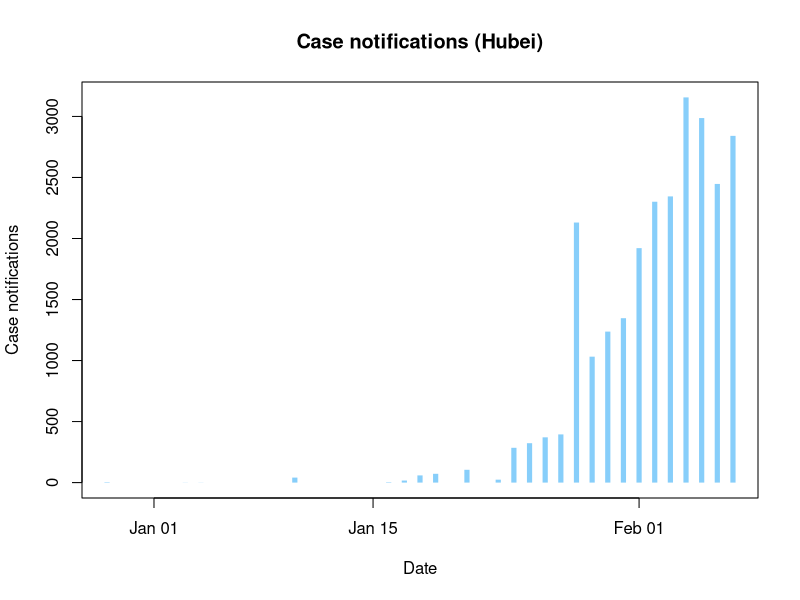
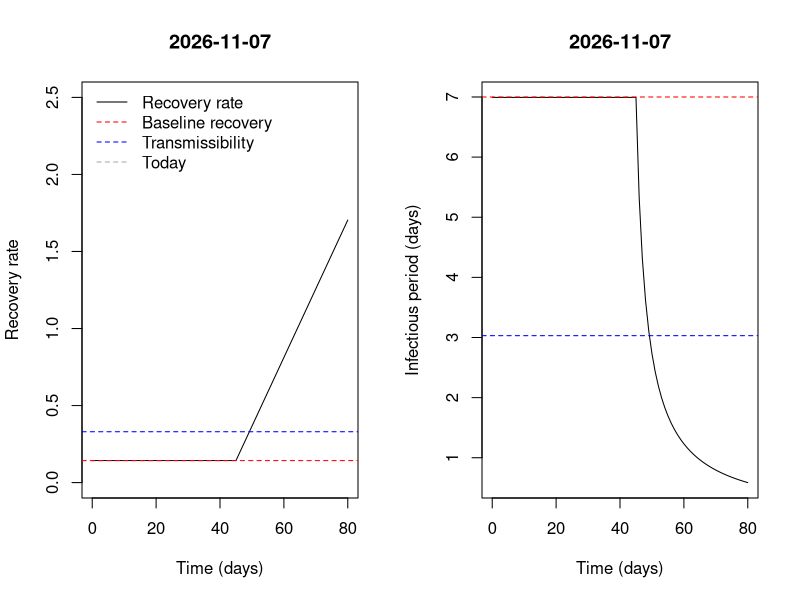
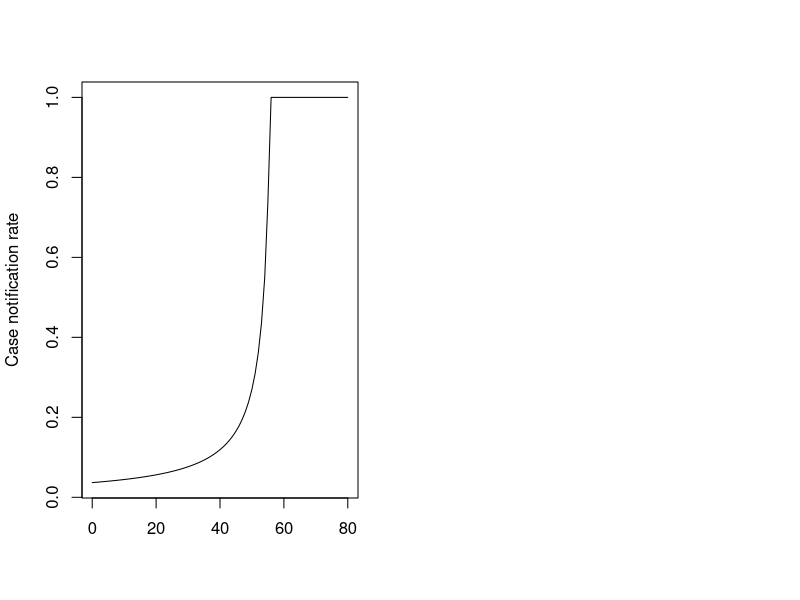

The R source for these figures, in order: (Note: a time limit stopped this script after it produced the figures.)
## ---- chunk 1
knitr::opts_chunk$set(echo = TRUE, cache=TRUE)
## ---- chunk 2
today <- Sys.Date()
start <- as.Date('12/01/2019',format='%m/%d/%Y')
today.day <- today - start + 1
data <- read.csv('china-province-data - cases.csv')
data.province <- head(data,-3)
data.province$date <- as.Date(data.province$Date, format='%m-%d-%Y')
data.province[is.na(data.province)] <- 0
data.province$total <- rowSums(data.province[,3:35])
data.province$day <- data.province$date - start + 1  # Day 1 is given by "start"
data.province$cum.cases <- cumsum(data.province$total)

plot(data.province$date, data.province$Hubei, type='h', lwd=5, col='lightskyblue',
     lend='butt', xlab='Date', ylab='Case notifications', main='Case notifications (Hubei)')
## ---- chunk 3
onestep <- function (x, params) {  #function to calculate one step of stochastic SIR
  
  S <- x[2]                            #local variable for susceptibles
  
  E1 <- x[3]                           #exposed classes
  E2 <- x[4]
  E3 <- x[5]
  E4 <- x[6]
  E5 <- x[7]
  E6 <- x[8]
  
  I1 <- x[9]                           #detected infectious classes
  I2 <- x[10]
  I3 <- x[11]
  I4 <- x[12]
  
  Iu1 <- x[13]                           #undetected infectious classes
  Iu2 <- x[14]
  Iu3 <- x[15]
  Iu4 <- x[16]
  
  
  I <- I1+I2+I3+I4+Iu1+Iu2+Iu3+Iu4     #total infections
  
  H <- x[17]                           #local variable for hospitalized
  Ru <- x[18]                          #local variable for undetected recovereds
  
  C <- x[19]    # local variable for notifications
 
  N <- S+E1+E2+E3+E4+E5+E6+I1+I2+I3+I4+Iu1+Iu2+Iu3+Iu4+H+Ru          # total size of population
  
  t <- x[20]                          #get current time
  
  
  with(                                #use with to simplify code
       as.list(params), 
       {
         gammai <- 4*gamma(z=z, b=b, a0=a0, t=as.numeric(t))  # multiplier 4 for pseudo stages
         sigmai <- 6*sigma  # multiplier 6 for pseudo stages
         etat <- eta(t)
        # betat <- beta(beta0, t)

         rates <- as.numeric(c(beta0*(I)/N,                           # movements out of S
                    sigmai, sigmai, sigmai, sigmai, sigmai, sigmai,   # movements out of E
                    gammai, gammai, gammai, gammai,                   # movements out of I (detected)
                    b, b, b, b,                                       # movements out of I (undetected)
                    etat))

         states0 <- x[2:(length(x)-1)]
         
         # transition probabilities
         
         p <- matrix(0, nrow=length(rates),ncol=length(states0))                                     # matrix to hold transitions probs
                
         p[1,]  <- c(exp(-rates[1]*dt),1-exp(-rates[1]*dt), 0, 0, 0, 0, 0, 0, 0, 0, 0, 0, 0, 0, 0, 0, 0, 0)   # S-> E
         
         p[2,]  <- c(0, exp(-rates[2]*dt), 1-exp(-rates[2]*dt), 0, 0, 0, 0, 0, 0, 0, 0, 0, 0, 0, 0, 0, 0, 0)    # Transitions out of E
         p[3,]  <- c(0, 0, exp(-rates[3]*dt), 1-exp(-rates[3]*dt), 0, 0, 0, 0, 0, 0, 0, 0, 0, 0, 0, 0, 0, 0)    # Transitions out of E
         p[4,]  <- c(0, 0, 0, exp(-rates[4]*dt), 1-exp(-rates[4]*dt), 0, 0, 0, 0, 0, 0, 0, 0, 0, 0, 0, 0, 0)    # Transitions out of E
         p[5,]  <- c(0, 0, 0, 0, exp(-rates[5]*dt), 1-exp(-rates[5]*dt), 0, 0, 0, 0, 0, 0, 0, 0, 0, 0, 0, 0)    # Transitions out of E
         p[6,]  <- c(0, 0, 0, 0, 0, exp(-rates[6]*dt), 1-exp(-rates[6]*dt), 0, 0, 0, 0, 0, 0, 0, 0, 0, 0, 0)    # Transitions out of E
         p[7,]  <- c(0, 0, 0, 0, 0, 0, exp(-rates[7]*dt), (1-exp(-rates[7]*dt))*q(t,w), 0, 0, 0, (1-exp(-rates[7]*dt))*(1-q(t,w)), 0, 0, 0, 0, 0, 0)    # Transitions out of E
         
         p[8,]  <- c(0, 0, 0, 0, 0, 0, 0, exp(-rates[8]*dt), 1-exp(-rates[8]*dt), 0, 0, 0, 0, 0, 0, 0, 0, 0)    # Transitions out of I (detected)
         p[9,]  <- c(0, 0, 0, 0, 0, 0, 0, 0, exp(-rates[9]*dt), 1-exp(-rates[9]*dt), 0, 0, 0, 0, 0, 0, 0, 0)    # Transitions out of I
         p[10,] <- c(0, 0, 0, 0, 0, 0, 0, 0, 0, exp(-rates[10]*dt), 1-exp(-rates[10]*dt), 0, 0, 0, 0, 0, 0, 0)  # Transitions out of I
         p[11,] <- c(0, 0, 0, 0, 0, 0, 0, 0, 0, 0, exp(-rates[11]*dt), 0, 0, 0, 0, 1-exp(-rates[11]*dt), 0, 0)  # Transitions out of I -> H
         
         p[12,]  <- c(0, 0, 0, 0, 0, 0, 0, 0, 0, 0, 0,  exp(-rates[12]*dt), 1-exp(-rates[12]*dt), 0, 0, 0, 0, 0)    # Transitions out of I (undetected)
         p[13,]  <- c(0, 0, 0, 0, 0, 0, 0, 0, 0, 0, 0, 0,  exp(-rates[13]*dt), 1-exp(-rates[13]*dt), 0, 0, 0, 0)    # Transitions out of I
         p[14,] <- c(0, 0, 0, 0, 0, 0, 0, 0, 0, 0, 0, 0, 0,  exp(-rates[14]*dt), 1-exp(-rates[14]*dt), 0, 0, 0)  # Transitions out of I
         p[15,] <- c(0, 0, 0, 0, 0, 0, 0, 0, 0, 0, 0, 0, 0, 0,  exp(-rates[15]*dt), 0, 1-exp(-rates[15]*dt), 0)  # Transitions out of I -> R_u

          
         p[16,] <- c(0, 0, 0, 0, 0, 0, 0, 0, 0, 0, 0, 0, 0, 0, 0, exp(-rates[16]*dt), 0, 1-exp(-rates[16]*dt))  # Transitions R_d -> to C (notification)

         # update states
         
         states1 <- matrix(0, nrow=length(rates),ncol=length(states0))                                # matrix to hold future states

         for(i in 1:length(rates)){
           states1[i,] <- t(rmultinom(1, states0[i], p[i,])) 
         }
         
         states1 <- colSums(states1)
         states1[17] <- states1[17]+Ru  #add formerly Recovered undetected cases
         states1[18] <- states1[18]+C  #add formerly notified cases
         
         return(x <- c(dt, states1, tail(x,1)+dt))
       }
       )
}
## ---- chunk 4
model <- function (x, params, nstep) {  #function to simulate stochastic SIR
  output <- array(dim=c(nstep+1,length(x)))         #set up array to store results
  colnames(output) <- c("time","S",
                        "E1", "E2", "E3", "E4", "E5", "E6",
                        "I1", "I2", "I3", "I4", "Iu1", "Iu2", "Iu3", "Iu4",
                        "H", "Ru", "C", "cum.time") #name variables
  output[1,] <- x                           #first record of output is initial condition
  for (k in 1:nstep) {                      #iterate for nstep steps
    output[k+1,] <- x <- as.numeric(onestep(x,params))
  }
  output                                    #return output
}
## ---- chunk 5
evaluate.model <- function(params=list(beta0=0.657, sigma=1/6.4, z=45, b=0.143, a0=0.0446, w=40, dt=0.05),
                                       init = list(S=59002000, E1=0, E2=0, E3=0, E4=0, E5=6, E6=0,
                                                   I1 = 1, I2= 0, I3=0, I4=0, Iu1=0, Iu2=0, Iu3=0, Iu4=0,
                                                   H=0, Ru=0, C=0),
                           nsims=2, nstep=NULL, start=as.Date("2019-12-01"),today=Sys.Date()){
  
  #popn size of Wuhan 11081000
  #popn size of Hubei 59002000
  if(is.null(nstep)) nstep <- (as.numeric(today-start)+1+14)/params$dt #run simulation from start to current time plus two weeks

  xstart <- c(time=0, unlist(init), cum.time = 0) #initial conditions

  data <- vector(mode='list',length=nsims) #initialize list to store the output

  for (k in 1:nsims) {              #simulate nsims times
    data[[k]] <- as.data.frame(model(xstart,params,nstep))
    data[[k]]$cum.time <- cumsum(data[[k]]$time)
    
  }

  return(data)
}
## ---- chunk 6
plot.model <- function(data, log='y'){
  
  # process data
  nsims <- length(data)
 
  for(i in 1:nsims) data[[i]]$I <- data[[i]]$I1 + data[[i]]$I2 + data[[i]]$I3 +
      data[[i]]$I4
  for(i in 1:nsims) data[[i]]$Iu <- data[[i]]$Iu1 + data[[i]]$Iu2 + data[[i]]$Iu3 +
      data[[i]]$Iu4
  for(i in 1:nsims) data[[i]]$E <- data[[i]]$E1 + data[[i]]$E2 + data[[i]]$E3 +
      data[[i]]$E4 + data[[i]]$E5 + data[[i]]$E6
  
  max.time<-data[[1]]$cum.time[max(which(data[[1]]$I>0))] #maximum time in first simulation
  max.y<-max(data[[1]]$C)       #find max total confirmed cases for plotting range
  
  # calculate means
  m1 <- m2 <- m3 <- m4 <- m5 <- matrix(nrow=length(data[[1]]$I), ncol=nsims)
  for(i in 1:nsims){
    m1[,i] <- data[[i]]$E
    m2[,i] <- data[[i]]$I+data[[i]]$Iu
   # m3[,i] <- data[[i]]$Iu
    m4[,i] <- data[[i]]$H
    m5[,i] <- data[[i]]$C
  }
  E.mean <- rowMeans(m1)
  I.mean <- rowMeans(m2)
 # Iu.mean <- rowMeans(m3)
  H.mean <- rowMeans(m4)
  C.mean <- rowMeans(m5)
  
  # colors
  E.col <- rgb(0,1,0,.25)
  I.col <- rgb(1,0,0,.25)
  Iu.col <- rgb(0.5, 0.5, 0, 0.25)
  H.col <- rgb(0,0,1,.25)
  C.col <- rgb(0,0,0,.25)
  E.mean.col <- rgb(0,1,0,1)
  I.mean.col <- rgb(1,0,0,1)
  Iu.mean.col <- rgb(0.5,0.5,0,1)
  H.mean.col <- rgb(0,0,1,1)
  C.mean.col <- rgb(0,0,0,1)
  
  #set up plot
  plot(I~cum.time,data=data[[1]],xlab='',ylab='Cases',col=1,
       xlim=c(0,max.time),ylim=c(1,max.y), type='n', lty=1, log=log, axes=FALSE) # set up plot
  
  # add data to plot
  day <- data.province$date - start
  lines(day, cumsum(data.province$Hubei), type='h', col='lightskyblue', lwd=3, lend='butt' )
  
  # plot spaghetti
  lines(E~cum.time,data=data[[1]], col=E.col, lty=1)
  lines(I+Iu~cum.time,data=data[[1]], col=I.col, lty=1)
 # lines(Iu~cum.time,data=data[[1]], col=Iu.col, lty=1)
  lines(H~cum.time,data=data[[1]], col=H.col, lty=1)
  lines(C~cum.time,data=data[[1]], col=C.col, lty=1, lwd=3)

 
  axis(1, at=seq(0,max.time,5), labels=format(start+seq(0,max.time,5), format= '%b %d'))
  axis(2)
  box()

  if(nsims > 1){
  for (k in 2:min(100,nsims)) {              #add multiple epidemics to plot
    lines(E~cum.time, data=data[[k]], col=E.col, type='l', lty=1)
    lines(I+Iu~cum.time, data=data[[k]], col=I.col, type='l', lty=1)
 #   lines(Iu~cum.time, data=data[[k]], col=Iu.col, type='l', lty=1)
    lines(H~cum.time, data=data[[k]], col=H.col, type='l', lty=1)
    lines(C~cum.time, data=data[[k]], col=C.col, type='l', lty=1, lwd=3)
  }
  
  # plot means
  lines(E.mean~cum.time, data=data[[k]], col=E.mean.col, lty=1)
  lines(I.mean~cum.time, data=data[[k]], col=I.mean.col, lty=1)  
#  lines(Iu.mean~cum.time, data=data[[k]], col=Iu.mean.col, lty=1)
  lines(H.mean~cum.time, data=data[[k]], col=H.mean.col, lty=1)
  lines(C.mean~cum.time, data=data[[k]], col=C.mean.col, lty=1)
  }

   legend('topleft', lty=c(1,1,1,1,1,1), lwd=c(1,1,1,1,3,3), bty='n', cex=0.75,
         col=c(E.col, I.col, H.col, C.col, 'lightskyblue'),
         legend=c('Latent cases', 'Infectious cases', 'Hospitalized', 
                  'Cumulative reported cases (Model)', 'Cumulative reported cases (Data)'))
}
## ---- chunk 7
plot.model2 <- function(data, log='y'){
  
  # process data
  nsims <- length(data)
 
  for(i in 1:nsims) data[[i]]$I <- data[[i]]$I1 + data[[i]]$I2 + data[[i]]$I3 +
      data[[i]]$I4
  for(i in 1:nsims) data[[i]]$Iu <- data[[i]]$Iu1 + data[[i]]$Iu2 + data[[i]]$Iu3 +
      data[[i]]$Iu4
  for(i in 1:nsims) data[[i]]$E <- data[[i]]$E1 + data[[i]]$E2 + data[[i]]$E3 +
      data[[i]]$E4 + data[[i]]$E5 + data[[i]]$E6
  
  max.time<-data[[1]]$cum.time[max(which(data[[1]]$I>0))] #maximum time in first simulation
  #max.y<-max(data[[1]]$Q)       #find max total confirmed cases for plotting range
  max.y <- max(unlist(lapply(data, FUN=function(x) max(x$C))))
  
  # calculate means
  m1 <- m2 <- m3 <- m4 <- m5 <- matrix(nrow=length(data[[1]]$I), ncol=nsims)
  for(i in 1:nsims){
    m1[,i] <- data[[i]]$E
    m2[,i] <- data[[i]]$I
    m3[,i] <- data[[i]]$Iu
    m4[,i] <- data[[i]]$H
    m5[,i] <- data[[i]]$C
  }
  
  observed <- m5
  unobserved <- m1 + m2 + m3 + m4
  
  obs.mean <- rowMeans(observed)
  unobs.mean <- rowMeans(unobserved)
  cum.time <- data[[1]]$cum.time
  
  # colors
  E.col <- rgb(0,1,0,.25)
  I.col <- rgb(1,0,0,.25)
  Iu.col <- rgb(0.5, 0.5, 0, 0.25)
  H.col <- rgb(0,0,1,.25)
  C.col <- rgb(0,0,0,.25)
  E.mean.col <- rgb(0,1,0,1)
  I.mean.col <- rgb(1,0,0,1)
  Iu.mean.col <- rgb(0.5,0.5,0,1)
  H.mean.col <- rgb(0,0,1,1)
  C.mean.col <- rgb(0,0,0,1)
  
  #set up plot
  plot(obs.mean~cum.time, xlab='',ylab='Cases',col=1,
       xlim=c(0,max.time),ylim=c(1,max.y), type='n', lty=1, log=log, axes=FALSE) # set up plot
  
  # add data to plot
  day <- data.province$date - start
  lines(day, cumsum(data.province$Hubei), type='h', col='lightskyblue', lwd=3, lend='butt' )
  
  # plot spaghetti
  lines(unobserved[,1]~cum.time, col=E.col, lty=1)
  lines(observed[,1]~cum.time, col=C.col, lty=1, lwd=1)
 
  axis(1, at=seq(0,max.time,5), labels=format(start+seq(0,max.time,5), format= '%b %d'))
  axis(2)
  box()

  if(nsims > 1){
  for (k in 2:min(100,nsims)) {              #add multiple epidemics to plot
    lines(unobserved[,k]~cum.time,  col=E.col, type='l', lty=1)
    lines(observed[,k]~cum.time, col=C.col, type='l', lty=1, lwd=1)
  }
  
  # plot means
  lines(unobs.mean~cum.time, col=E.mean.col, lty=1)
  lines(obs.mean~cum.time, col=C.mean.col, lty=1)
  }

   legend('topleft', lty=c(1,1,1), lwd=c(1,1,3), bty='n', cex=0.75,
         col=c(E.col, C.col, 'lightskyblue'),
         legend=c('Unobserved cases', 'Cumulative reported cases (Model)', 'Cumulative reported cases (Data)'))
}
## ---- chunk 8
plot.summary <- function(data){
   # process data
  nsims <- length(data)
 
  for(i in 1:nsims) data[[i]]$I <- data[[i]]$I1 + data[[i]]$I2 + data[[i]]$I3 +
      data[[i]]$I4
  for(i in 1:nsims) data[[i]]$Iu <- data[[i]]$Iu1 + data[[i]]$Iu2 + data[[i]]$Iu3 +
      data[[i]]$Iu4
  for(i in 1:nsims) data[[i]]$E <- data[[i]]$E1 + data[[i]]$E2 + data[[i]]$E3 +
      data[[i]]$E4 + data[[i]]$E5 + data[[i]]$E6
  
  max.time<-data[[1]]$cum.time[max(which(data[[1]]$I>0))] #maximum time in first simulation
  max.y<-max(data[[1]]$I)       #find max total confirmed cases for plotting range
  
  # calculate means
  m1 <- m2 <- m3 <- m4 <- m5 <- matrix(nrow=length(data[[1]]$I), ncol=nsims)
  for(i in 1:nsims){
    m1[,i] <- data[[i]]$E
    m2[,i] <- data[[i]]$I
    m3[,i] <- data[[i]]$Iu
    m4[,i] <- data[[i]]$H
    m5[,i] <- data[[i]]$C
  }
  E.mean <- rowMeans(m1)
  I.mean <- rowMeans(m2)
  Iu.mean <- rowMeans(m3)
  H.mean <- rowMeans(m4)
  C.mean <- rowMeans(m5)
  
  # colors
  E.col <- rgb(0,1,0,.25)
  I.col <- rgb(1,0,0,.25)
  Iu.col <- rgb(0.5, 0.5, 0, 0.25)
  H.col <- rgb(0,0,1,.25)
  C.col <- rgb(0,0,0,.25)
  E.mean.col <- rgb(0,1,0,1)
  I.mean.col <- rgb(1,0,0,1)
  Iu.mean.col <- rgb(0.5,0.5,0,1)
  H.mean.col <- rgb(0,0,1,1)
  C.mean.col <- rgb(0,0,0,1)
  
  #set up plot
  j <- max(which(data[[1]]$time < today.day))
  
  h1 <- hist(log10(m1[j,]+m2[j,]+m3[j,]+m4[j,]), plot=FALSE)  # total unnotifed cases in the community is E+I+Iu+H
  h2 <- hist(log10(m5[j,]), plot=FALSE)         # total case notifications
  
  xlim <- c(floor(min(c(h1$mids, h2$mids))),ceiling(max(c(h1$mids, h2$mids))))
  ylim <- c(0, ceiling(max(c(h1$density, h2$density))))
  
  plot(xlim, ylim, type='n', axes=FALSE, xlab='Outbreak size', ylab='Probability density', main=paste('Total observed and unobserved cases as of', today))
  lines(h1$mids, h1$density, type='l', lwd=3, lend='butt', col=rgb(0.5,0.5,0, 0.5))
  lines(h2$mids, h2$density, type='l', lwd=3, lend='butt', col=C.col)
  legend('topleft', lty=1, col = c(rgb(0.5,0.5,0, 0.5), C.col), legend=c('Unobserved cases', 'Case notifications'), bty='n')
  axis(1, seq(min(xlim), max(xlim), by=1), labels=formatC(10^seq(min(xlim), max(xlim), by=1), format='d', big.mark=","))
  box()
}

## ---- chunk 9
gamma <- function(z = 45, b=0.143, a0=0.0446, t){
  # linear function
  # default parameters z = 50, b=1/7, a0=0.3 from Paige Miller analysis; revised 2/1/20 based on updated analysis
  #    z: time at start of intervention (notionally Jan 19, 50 days after notional start on Dec 1 and the date of expanded testing in Wuhan)
  #    b: intercept (positive)
  #    a0: slope parameter (units of days, positive) -- original analysis had set to 0.03, but this doesn't seem fast enough
  #    t: time in the model
  
  gamma <- ifelse(t<=z, gamma <- b, gamma <- b + a0*(t-z))
  return(gamma)
}
## ---- chunk 10
t <- seq(0, 80)
g <- gamma(t=t)
par(mfrow=c(1,2))
plot(t,g, type='l', xlab='Time (days)', ylab='Recovery rate', ylim=c(0,2.5), main=today)
abline(h=1/7, lty=2, col='red')
abline(h=0.33, lty=2, col='blue')
abline(v=today.day, lty=2, col='darkgrey')
legend('topleft', col=c('black','red','blue','darkgrey'), lty=c(1,2,2,2), bty='n',
       legend=c('Recovery rate','Baseline recovery','Transmissibility','Today'))
plot(t, 1/g, type='l', xlab='Time (days)', ylab='Infectious period (days)', main=today)
abline(h=7, lty=2, col='red')
abline(h=1/0.33, lty=2, col='blue')
abline(v=today.day, lty=2, col='darkgrey')
## ---- chunk 11
eta <- function(t) ifelse(t<=55,1/(-0.47*t+27.2),1)
plot(t, eta(t), type='l', xlab='', ylab='Case notification rate')
abline(v=today.day, lty=2, col='darkgrey')
text(today.day, 0.8, labels = paste('Today:',today), pos=4, col='darkgrey', cex=0.8)
## ---- chunk 12
fever.clinic <- as.Date('2020-01-09')
w <- fever.clinic-start+1
q <- function(t, w=40, q0=0.11, q1=0.98) ifelse(t<=w,q0,q1)
## ---- chunk 13
start <- as.Date('12/01/2019',format='%m/%d/%Y')
set.seed(1292020)                #set seed
out1 <- evaluate.model(init = list(S=59002000,
                                 E1=0, E2=0, E3=0, E4=0, E5=0, E6=0,
                                 I1=1, I2=0, I3=0, I4=0, Iu1=0, Iu2=0, Iu3=0, Iu4=0, 
                                 R=0, Ru=0, Q=0),
                     nsims=25, nstep=NULL, start=start)
plot.model(out1, log='y')
plot.model2(out1, log='y')
#plot.summary(out1)
## ---- chunk 14
start <- as.Date('11/15/2019',format='%m/%d/%Y')
set.seed(1292020)                #set seed
out2 <- evaluate.model(params=list(beta0=0.657, sigma=1/6.4, z=56, b=0.143, a0=0.0446, w=56, dt=0.05),
                       init = list(S=59002000,
                                 E1=0, E2=0, E3=0, E4=0, E5=0, E6=0,
                                 I1=1, I2=0, I3=0, I4=0, Iu1=0, Iu2=0, Iu3=0, Iu4=0, 
                                 R=0, Ru=0, Q=0),
                     nsims=25, nstep=NULL, start=start, today=today)
plot.model2(out2)
#plot.summary(out3)
## ---- chunk 15
start <- as.Date('12/15/2019',format='%m/%d/%Y')
set.seed(1252020)                #set seed
out3 <- evaluate.model(params=list(beta0=0.657, sigma=1/6.4, z=30, b=0.143, a0=0.0446, w=26, dt=0.05),
                       init = list(S=59002000,
                                 E1=5, E2=5, E3=5, E4=5, E5=5, E6=5,
                                 I1=1, I2=0, I3=0, I4=0, Iu1=0, Iu2=0, Iu3=0, Iu4=0, 
                                 R=0, Ru=0, Q=0),
                     nsims=25, nstep=NULL, start=start, today=today)
plot.model2(out3)
## ---- chunk 16
start <- as.Date('12/01/2019',format='%m/%d/%Y')
set.seed(1252020)                #set seed
out4 <- evaluate.model(params=list(beta0=0.657, sigma=1/6.4, z=3000, b=0.143, a0=0.0446, w=40, dt=0.05),
                       init = list(S=59002000,
                                 E1=0, E2=0, E3=0, E4=0, E5=0, E6=0,
                                 I1=1, I2=0, I3=0, I4=0, Iu1=0, Iu2=0, Iu3=0, Iu4=0, 
                                 R=0, Ru=0, Q=0),
                     nsims=25, nstep=NULL, start=start, today=today)
plot.model2(out4)
